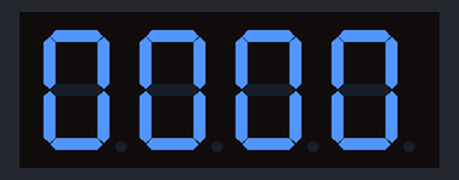
Simulated run of this sketch. Board: Arduino Mega 2560, built with avr-gcc and run on an emulated ATmega2560. On the bench: 4-digit seven-segment display. Wiring (inferred from the names in the program): 4-digit 7-segment display, segments lit when HIGH: segments pin 22, pin 23, pin 24, pin 25, pin 26, pin 27, pin 28; digit selects pin 32, pin 31, pin 30, pin 29. The segment pins are drawn as the display they are named for.

Above: at 0.15 s.
At 4.61 s:
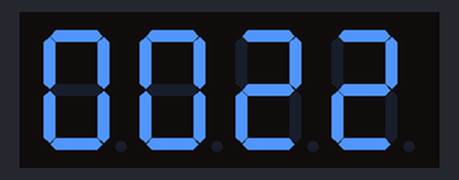
At 9.89 s:
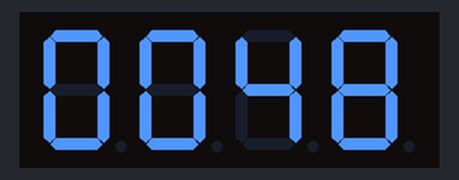
At 19.63 s:
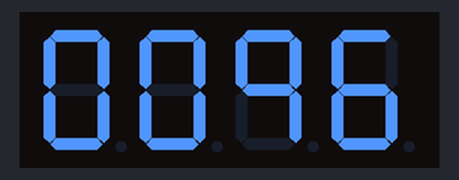
At 29.79 s:
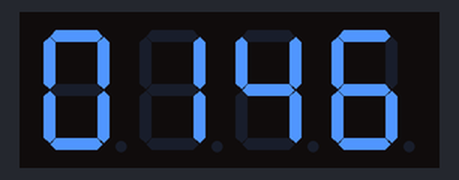
At 39.74 s:
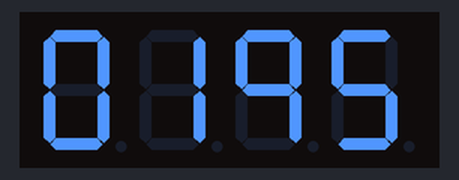

The sketch:

_4_Digit_7_Segment_Display_Counter.ino
```cpp
// 22 - 28 is set connected to segment A - G
const int A = 22;
const int B = 23;
const int C = 24;
const int D = 25;
const int E = 26;
const int F = 27;
const int G = 28;

// 29 - 32 is set to display 4 - 1
const int D4 = 29;
const int D3 = 30;
const int D2 = 31;
const int D1 = 32;

// Storing what number that is displayed on each digit
int displayNumberD1 = 0;
int displayNumberD2 = 0;
int displayNumberD3 = 0;
int displayNumberD4 = 0;

// Timer variables
unsigned long startTime = 0;
unsigned long loopTime;

void setup() {
  // Setting up segments
  pinMode(A, OUTPUT);
  pinMode(B, OUTPUT);
  pinMode(C, OUTPUT);
  pinMode(D, OUTPUT);
  pinMode(E, OUTPUT);
  pinMode(F, OUTPUT);
  pinMode(G, OUTPUT);

  // Setting up digits
  pinMode(D1, OUTPUT);
  digitalWrite(D1, 1);
  pinMode(D2, OUTPUT);
  digitalWrite(D2, 1);
  pinMode(D3, OUTPUT);
  digitalWrite(D3, 1);
  pinMode(D4, OUTPUT);
  digitalWrite(D4, 1);
}

void loop() {
    loopTime = millis() - startTime;
    if (loopTime <= 200) {
      displayDigits();
    }else {
      updateDigits();
      startTime = millis();
    }
}

void displayDigits() {
  display(D4);
  delay(1);
  display(D3);
  delay(1);
  display(D2);
  delay(1);
  display(D1);
  delay(1);
}

void updateDigits() {
  if (displayNumberD4 == 9) {
    if (displayNumberD3 == 9) {
      displayNumberD3 = 0;
      if (displayNumberD2 == 9) {
        displayNumberD2 = 0;
        if (displayNumberD1 == 9) {
          setAllToZero();
        } else {
          displayNumberD1++;
        }
      } else {
        displayNumberD2++;
      }
    } else {
      displayNumberD3++;
    }
    displayNumberD4 = 0;
  } else {
    displayNumberD4++;
  }
}

void setAllToZero() {
  displayNumberD4 = 0;
  displayNumberD3 = 0;
  displayNumberD2 = 0;
  displayNumberD1 = 0;
}

void display(int toBeDisplayed) {
  // Enables the digit to be updated and sets displayNumber = the displayNumber of the one to be updated
  int displayNumber;
  if (toBeDisplayed == D4) {
    displayNumber = displayNumberD4;
    digitalWrite(D4, 0);
    digitalWrite(D3, 1);
    digitalWrite(D2, 1);
    digitalWrite(D1, 1);
  } else if (toBeDisplayed == D3) {
    displayNumber = displayNumberD3;
    digitalWrite(D4, 1);
    digitalWrite(D3, 0);
    digitalWrite(D2, 1);
    digitalWrite(D1, 1);
  } else if (toBeDisplayed == D2) {
    displayNumber = displayNumberD2;
    digitalWrite(D4, 1);
    digitalWrite(D3, 1);
    digitalWrite(D2, 0);
    digitalWrite(D1, 1);
  } else if (toBeDisplayed == D1) {
    displayNumber = displayNumberD1;
    digitalWrite(D4, 1);
    digitalWrite(D3, 1);
    digitalWrite(D2, 1);
    digitalWrite(D1, 0);
  }

  // Updates segments of the selected digit
  if (displayNumber == 0) {
    for (int i = 22; i <= 28; i++) {
      digitalWrite(i, 1);
    }
    digitalWrite(G, 0);
  } else if (displayNumber == 1) {
    for (int i = 22; i <= 28; i++) {
      digitalWrite(i, 0);
    }
    digitalWrite(B, 1);
    digitalWrite(C, 1);
  } else if (displayNumber == 2) {
    for (int i = 22; i <= 28; i++) {
      digitalWrite(i, 0);
    }
    digitalWrite(A, 1);
    digitalWrite(B, 1);
    digitalWrite(G, 1);
    digitalWrite(E, 1);
    digitalWrite(D, 1);
  } else if (displayNumber == 3) {
    for (int i = 22; i <= 28; i++) {
      digitalWrite(i, 0);
    }
    digitalWrite(A, 1);
    digitalWrite(B, 1);
    digitalWrite(G, 1);
    digitalWrite(C, 1);
    digitalWrite(D, 1);
  } else if (displayNumber == 4) {
    for (int i = 22; i <= 28; i++) {
      digitalWrite(i, 0);
    }
    digitalWrite(F, 1);
    digitalWrite(G, 1);
    digitalWrite(B, 1);
    digitalWrite(C, 1);
  } else if (displayNumber == 5) {
    for (int i = 22; i <= 28; i++) {
      digitalWrite(i, 0);
    }
    digitalWrite(A, 1);
    digitalWrite(F, 1);
    digitalWrite(G, 1);
    digitalWrite(C, 1);
    digitalWrite(D, 1);
  } else if (displayNumber == 6) {
    for (int i = 22; i <= 28; i++) {
      digitalWrite(i, 0);
    }
    digitalWrite(A, 1);
    digitalWrite(F, 1);
    digitalWrite(G, 1);
    digitalWrite(E, 1);
    digitalWrite(D, 1);
    digitalWrite(C, 1);
  } else if (displayNumber == 7) {
    for (int i = 22; i <= 28; i++) {
      digitalWrite(i, 0);
    }
    digitalWrite(A, 1);
    digitalWrite(B, 1);
    digitalWrite(C, 1);
  } else if (displayNumber == 8) {
    for (int i = 22; i <= 28; i++) {
      digitalWrite(i, 1);
    }
  } else if (displayNumber == 9) {
    for (int i = 22; i <= 28; i++) {
      digitalWrite(i, 0);
    }
    digitalWrite(A, 1);
    digitalWrite(B, 1);
    digitalWrite(C, 1);
    digitalWrite(F, 1);
    digitalWrite(G, 1);
  }
}
```
